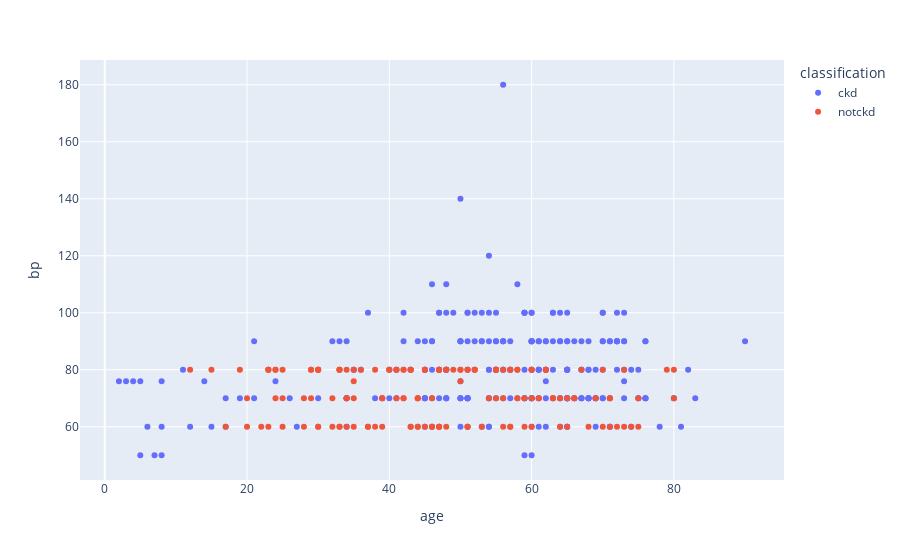

This figure's notebook cell:
### Code cell
px.scatter(data, x="age", y="bp", color="classification")

### Figure 1 — Plotly figure (JSON) as saved in the notebook; plotly's stock layout.template omitted (floating-point values rounded to 4 significant figures; data arrays with more than 128 entries replaced by an {"elided": "..."} marker saying what was removed)
{"data": [{"hovertemplate": "classification=ckd<br>age=%{x}<br>bp=%{y}<extra></extra>", "legendgroup": "ckd", "marker": {"color": "#636efa", "symbol": "circle"}, "mode": "markers", "name": "ckd", "orientation": "v", "showlegend": true, "type": "scatter", "x": {"elided": "250 int values"}, "xaxis": "x", "y": {"elided": "250 int values"}, "yaxis": "y"}, {"hovertemplate": "classification=notckd<br>age=%{x}<br>bp=%{y}<extra></extra>", "legendgroup": "notckd", "marker": {"color": "#EF553B", "symbol": "circle"}, "mode": "markers", "name": "notckd", "orientation": "v", "showlegend": true, "type": "scatter", "x": {"elided": "150 int values"}, "xaxis": "x", "y": {"elided": "150 int values"}, "yaxis": "y"}], "layout": {"legend": {"title": {"text": "classification"}, "tracegroupgap": 0}, "margin": {"t": 60}, "xaxis": {"anchor": "y", "domain": [0, 1], "title": {"text": "age"}}, "yaxis": {"anchor": "x", "domain": [0, 1], "title": {"text": "bp"}}}}
